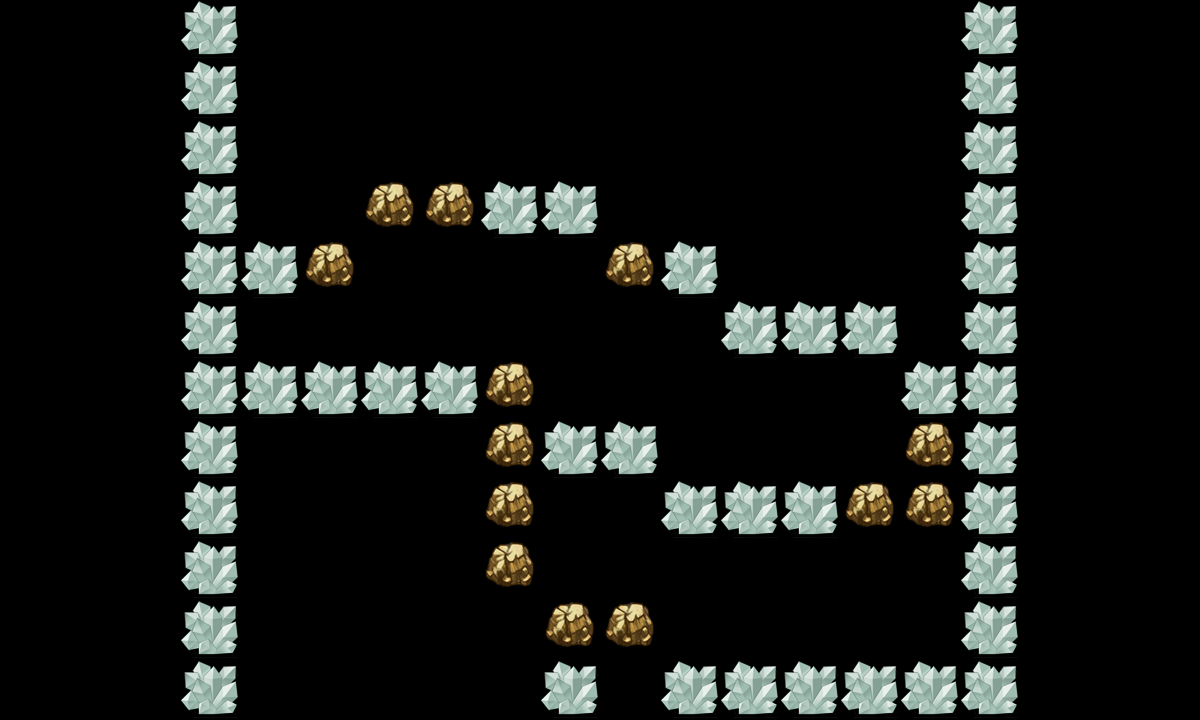

Tiled map render using the project's own tile images. Description and the map definition, with tile-layer contents summarised, below:
An orthogonal 20x12 tile map with 60x60 px tiles, 2 tile layers (canDes, cannotDes) and 19 objects (re3, re1, re2, tankpoint, re4, ...).

<map version="1.0" orientation="orthogonal" width="20" height="12" tilewidth="60" tileheight="60">
 <tileset firstgid="1" name="tmw_desert_spacing" tilewidth="60" tileheight="60">
  <image source="tmw_desert_spacing.png" width="480" height="300" />
  <tile id="30">
   <properties>
    <property name="canDes" value="1" />
   </properties>
  </tile>
 </tileset>
 <layer name="canDes" width="20" height="12">
  <data>[240 cells, 13 non-empty, 1 distinct tile ids]</data>
 </layer>
 <layer name="cannotDes" width="20" height="12">
  <data>[240 cells, 47 non-empty, 1 distinct tile ids]</data>
 </layer>
 <objectgroup name="spawnPoints" width="20" height="12">
  <object name="re3" x="780" y="60" width="60" height="60" />
  <object name="re1" x="900" y="180" width="60" height="60" />
  <object name="re2" x="600" y="60" width="60" height="60" />
  <object name="tankpoint" x="420" y="600" width="60" height="60" />
  <object name="re4" x="420" y="60" width="60" height="60" />
  <object name="re5" x="840" y="600" width="60" height="60" />
  <object name="re6" x="540" y="300" width="60" height="60" />
  <object name="re7" x="756" y="395" width="53" height="55" />
 </objectgroup>
 <objectgroup name="roadPoints" width="20" height="12" visible="0">
  <object name="p1" x="300" y="660" width="60" height="60" />
  <object name="p2" x="297" y="423" width="60" height="60" />
  <object name="p3" x="599" y="419" width="60" height="60" />
  <object name="p4" x="600" y="56" width="60" height="60" />
 </objectgroup>
 <objectgroup name="bossPoint" width="20" height="12" visible="0">
  <object name="boss1" x="663" y="0" width="60" height="60" />
 </objectgroup>
 <objectgroup name="buildingPoint" width="20" height="12" visible="0">
  <object name="building1" x="1138" y="59" width="60" height="60" />
 </objectgroup>
 <objectgroup name="endPoint" width="20" height="12">
  <object name="endpoint" x="900" y="60" width="60" height="60" />
 </objectgroup>
 <objectgroup name="morePoint" width="20" height="12">
  <object name="morepoint" x="780" y="180" width="60" height="60" />
 </objectgroup>
 <objectgroup name="minePoint" width="20" height="12">
  <object name="mine1" x="420" y="480" width="60" height="60" />
  <object name="mine2" x="540" y="120" width="60" height="60" />
  <object name="mine3" x="720" y="120" width="60" height="60" />
 </objectgroup>
</map>
